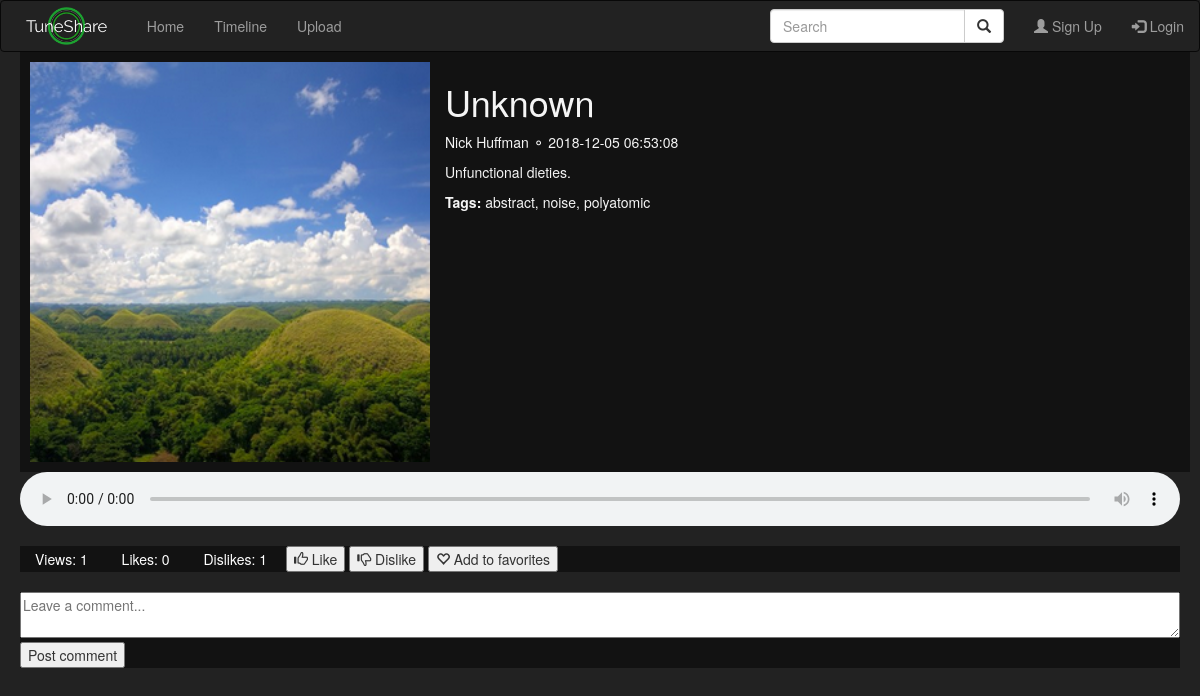
The page /content.php?11 on the database as committed earlier.
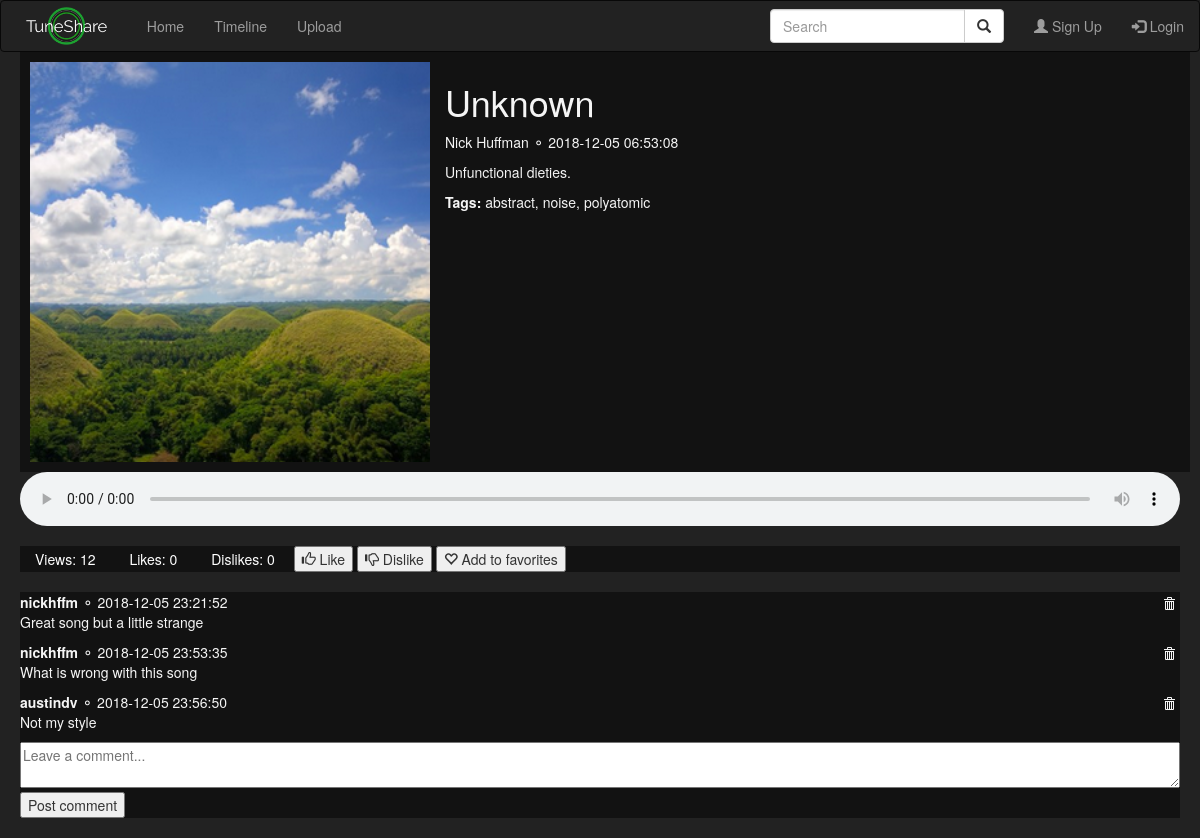
The same page on the database as committed later.
### tables this page shows
CREATE TABLE `Songs` (
  `song_id` int(11) NOT NULL,
  `title` varchar(255) NOT NULL,
  `artist` varchar(255) NOT NULL,
  `genre` varchar(100) NOT NULL,
  `description` text NOT NULL,
  `image_url` varchar(1023) DEFAULT NULL,
  `user_id` int(5) DEFAULT NULL,
  `date_added` timestamp NOT NULL DEFAULT CURRENT_TIMESTAMP,
  `views` int(5) DEFAULT '0',
  `likes` int(5) DEFAULT '0',
  `dislikes` int(5) DEFAULT '0',
  `song_url` varchar(1023) NOT NULL,
  `tags` varchar(1023) NOT NULL
);

CREATE TABLE `Users` (
  `user_id` int(11) NOT NULL,
  `username` varchar(255) NOT NULL,
  `first_name` varchar(100) NOT NULL,
  `last_name` varchar(100) NOT NULL,
  `email` varchar(100) NOT NULL,
  `password` varchar(100) NOT NULL,
  `user_img` varchar(100) DEFAULT NULL
);

CREATE TABLE `Comments` (
  `comment_id` int(11) NOT NULL,
  `user_id` int(11) NOT NULL,
  `song_id` int(11) NOT NULL,
  `date` timestamp NOT NULL DEFAULT CURRENT_TIMESTAMP,
  `comment` varchar(2055) NOT NULL,
  `parent_id` int(11) NOT NULL
);

### content.php (the view, shortened to what this page needs)
<!DOCTYPE html>
<html lang="en">
    <head>
        <link rel="stylesheet" href="https://maxcdn.bootstrapcdn.com/bootstrap/3.3.7/css/bootstrap.min.css">
    <?php
        include 'components/navbar.php';
    ?>
    </head>
    <body>
    <?php
    include 'services/database.php';
    $songid = $_SESSION['song_id'];
    $sql = "SELECT * FROM Feedback WHERE song_id = $songid AND likes = true";
    $result = $pdo->query($sql);
    $likes = $result->rowCount();
    $sql = "SELECT * FROM Feedback WHERE song_id = $songid AND dislikes = true";
    $result = $pdo->query($sql);
    $dislikes = $result->rowCount();
    $sql = "UPDATE Songs SET likes = $likes, dislikes = $dislikes WHERE song_id = $songid";
    $pdo->query($sql);
    ?>
    <?php
    $sql = "SELECT * FROM Songs WHERE song_id = $songid";
    $result = $pdo->query($sql);
    foreach($result as $item) {
    ?>
        <?php
        echo '
        <div id="content" class="card-container">
            <div class="image-container">
                <img class="card-image" src="' . $item['image_url'] . '" alt="' . $item['title'] . '">
            </div>
            <div class="info-container">
                <h1>' . $item['title'] . '</h1>
                <p><a href="#" class="link">' . $item['artist'] . '</a>&nbsp;&#9900;&nbsp;' . $item['date_added'] . '</p>
                <p>' . $item['description'] . '</p>
                <p><b>Tags:</b> ' . $item['tags'] . '</p>
            </div>
        </div>
        <audio controls>
            <source src="' . $item['song_url'] . '" type="audio/mpeg">
            Your browser does not support the audio element.
        </audio>
        <div class="comment-container">
            <span class="field"> Views: ' . $item['views'] . ' </span>
            <span class="field" id="likes"> Likes: ' . $item['likes'] . ' </span>
            <span class="field" id="dislikes"> Dislikes: ' . $item['dislikes'] . ' </span>
            <form class="feedback-form" action="services/likecontent.php" method="post">
                <button type="submit" name="like_content" class="btn-secondary feedback-button">
                    <span class="glyphicon glyphicon-thumbs-up"></span> Like
                </button>
            </form>
            <form class="feedback-form" action="services/dislikecontent.php" method="post">
                <button type="submit" name="dislike_content" class="btn-secondary feedback-button">
                    <span class="glyphicon glyphicon-thumbs-down"></span> Dislike
                </button>
            </form>
            <form class="feedback-form" action="services/favoritecontent.php" method="post">
                <button type="submit" name="favorite_content" class="btn-secondary feedback-button">
                    <span class="glyphicon glyphicon-heart-empty"></span> Add to favorites
                </button>
            </form>
        </div>
        <div class="comment-container">';
        $sql = "SELECT * FROM Comments WHERE song_id = $songid ORDER BY date ASC";
        $comments = $pdo->query($sql);
        foreach($comments as $comment) {
            $commentuserid = $comment['user_id'];
            $sql = "SELECT username FROM Users WHERE user_id = $commentuserid";
            $usernames = $pdo->query($sql);
            foreach($usernames as $username) {
                echo '
                <div class="comment">
                    <span id="delete-button" class="glyphicon glyphicon-trash"
                    data-placement="bottom" data-toggle="tooltip" title="Delete"></span>
                    <b>' . $username['username'] .
                    '</b>&nbsp;&#9900;&nbsp;' .
                    $comment['date'] .
                    '<p>' . $comment['comment'] . '</p>
                </div>
                ';
            }
        }
        echo '
            <form class="comment-form" action="services/commentcontent.php" method="post">
                <div class="comment">
                    <textarea name="comment" class="new-comment" placeholder="Leave a comment..."></textarea>
                </div>
                <button name="submit_comment" type="submit">Post comment</button>
            </form>
        </div>';
    }
    ?>
    </body>
</html>

Rows that differ between the two databases and show on the page:
changed songs "Unknown": views "1" → "12"; dislikes "1" → "0"
added comments: date "2018-12-05 23:21:52", comment "Great song but a little strange"
now on this page (row unchanged): users: username "nickhffm"
added comments: date "2018-12-05 23:53:35", comment "What is wrong with this song"
added comments: date "2018-12-05 23:56:50", comment "Not my style"
added users: username "austindv"
